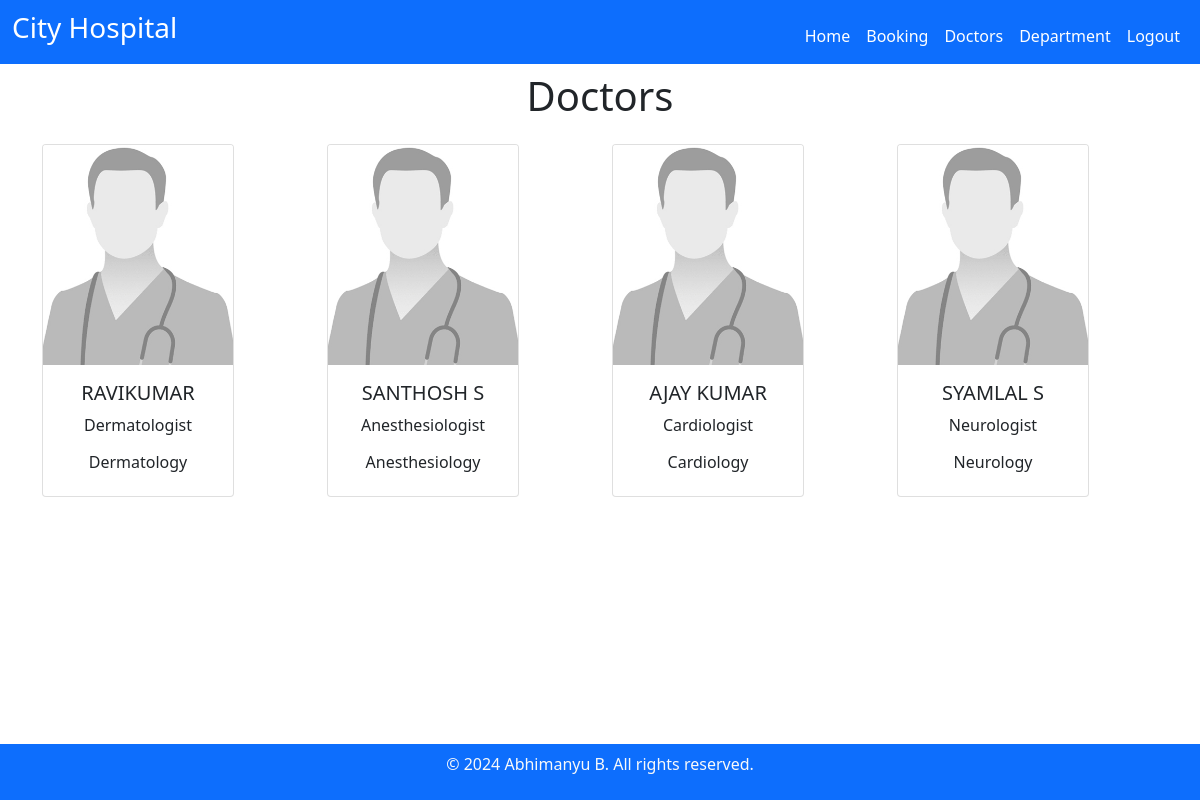
The app's page /doctors/ with its own data.
### home/models.py (models this page shows, shortened)
class Doctorss(models.Model):
    doc_name = models.CharField(max_length=255)
    doc_spec = models.CharField(max_length=255)
    dep_name = models.ForeignKey(departments,on_delete=models.CASCADE)
    doc_image = models.ImageField(upload_to='doctors')

class departments(models.Model):
    dep_name = models.CharField(max_length=100)
    dep_description = models.TextField()
    def __str__(self):
        return self.dep_name

### home/views.py (the view)
# urls.py: path('doctors/',views.doctors,name='doctors'),
def doctors(request):
    dict_docs = {
        'doctors':Doctorss.objects.all()
    }
    return render(request,'doctors.html',dict_docs)

### templates/doctors.html
{% extends 'base.html' %}
{% block content %}
<div class="container text-center">
  <h1 class="mt-5">Doctors</h1>
</div>
<div class="container ">
  <div class="row text-center">
    {% for d in doctors %}
  <div class="col-md-4 col-lg-3 col-6 justify-content-center">
    <div class="card mt-3 " style="width: 12rem;">
        <img src="{{d.doc_image.url}}" class="card-img-top" class="card-img-top" alt="image">
        <div class="card-body">
          <h5 class="card-title">{{d.doc_name}}</h5>
          <p class="card-text">{{d.doc_spec}}</p>
          <h6>{{d.dep_name}}</h6>
        </div>
      </div>
    </div>
    {% endfor %}
  </div>
</div>
{% endblock %}

### templates/base.html (shortened to what this page needs)
{% load static %}
<!DOCTYPE html>
<html>
  <head>
    <link rel="stylesheet"
      href=" https://cdn.jsdelivr.net/npm/bootstrap@5.1.3/dist/css/bootstrap.min.css ">
    <link rel="stylesheet"
      href="https://use.fontawesome.com/releases/v5.2.0/css/all.css">
    <link rel="stylesheet" href="{% static '/css/style.css' %}">
  </head>
  <body>
    <header class="fixed-top">
      <nav class="navbar navbar-expand-lg navbar-dark bg-primary">
        <div class="container-fluid ">
          <h3 class="text-white"> City Hospital</h3>
          <div class="collapse navbar-collapse " id="navbarSupportedContent">
            <ul class="navbar-nav mb-2 mb-lg-0 ms-auto mt-2">
              <li class="nav-item">
                <a class="nav-link text-white" aria-current="page" href="{% url 'home' %}">Home</a>
              </li>
              <li class="nav-item">
                <a class="nav-link text-white" href="{% url 'booking' %}">Booking</a>
              </li>
              <li class="nav-item">
                <a class="nav-link text-white" href="{% url 'doctors' %}">Doctors</a>
              </li>
              <li class="nav-item">
                <a class="nav-link text-white" href="{% url 'department' %}">Department</a>
              </li>
              <li class="nav-item">
                <a class="nav-link text-white" href="{% url 'logout' %}">Logout</a>
              </li>
            </ul>
          </div>
        </div>
      </nav>
    </header>
    <br>
    {% block content%}
    {% endblock %}
    <footer class="fixed-bottom">
      <div class="bg-primary p-2 text-light text-center mt-3">
        <p class="small-text">&copy; 2024 Abhimanyu B. All rights reserved.</p>
      </div>
    </footer>
  </body>
</html>

### records on screen
Doctorss: doc_image (picture), doc_name "RAVIKUMAR", doc_spec "Dermatologist", dep_name "Dermatology"
Doctorss: doc_image (picture), doc_name "SANTHOSH S", doc_spec "Anesthesiologist", dep_name "Anesthesiology"
Doctorss: doc_image (picture), doc_name "AJAY KUMAR", doc_spec "Cardiologist", dep_name "Cardiology"
Doctorss: doc_image (picture), doc_name "SYAMLAL S", doc_spec "Neurologist", dep_name "Neurology"
